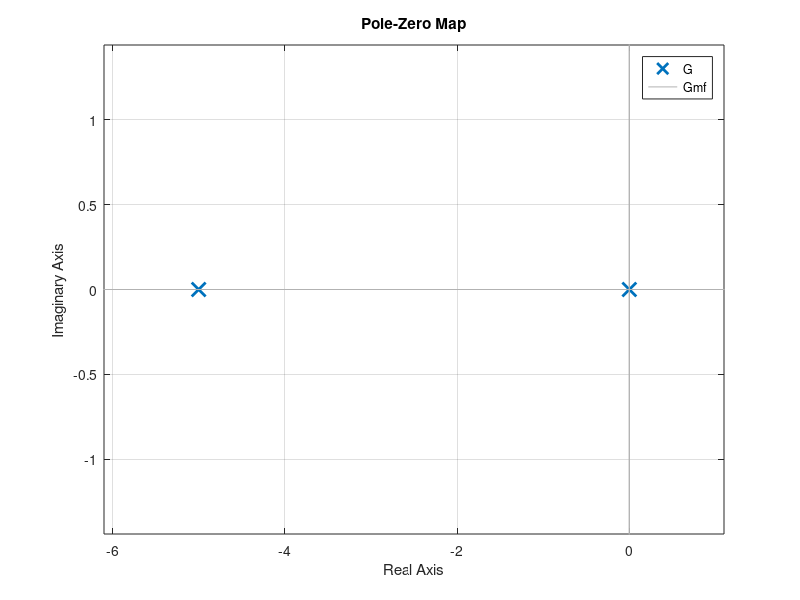

The MATLAB script that drew this image: (Note: this script raises an error after producing the figure.)
%% Aula 11
%% Ex 1
s = tf('s');
C = 1;                  % Controlador
G = 25/(s*(s+5));       % Planta
Gma = C*G;              % F.T. de malha aberta
Gmf = feedback(Gma,1);  % Fechar uma malha que tem no ramo direto Gma 
                        % e realimentacao unitaria (H=1)
% Tambem eh possivel passar a malha direta como uma multiplicacao
% Gmf = feedback(C*G,1);

p_G = pole(G);      % polos da planta, que nesse caso tambem sao os polos de Gma
p_Gmf = pole(Gmf);  % polos de malha fechada

%% -----------------------------------------
% Diagrama de polos e zeros
figure(1)
pzmap(G);
hold on
pzmap(Gmf);
grid on;
hold off
legend('G','Gmf');

% perfumaria {
ax1 = gca;
ax1.XLim = [-6 1];
ax1.YLim = [-5.5 5.5];
%}

% outra forma de alterar o tamanho do simbolo e a espessura da linha
% perfumaria 2.0 {   
a = findobj(ax1,'type','line'); % encontra todos os objetos do tipo linha em ax1
for i = 1:length(a) % estrutura de for para 'varrer'todos os objetos encontrados
    set(a(i),'markersize',12); % altera o tamanho do simbolo 'x'/'o' no pzmap
    set(a(i), 'linewidth',2);  % altera a espessura do simbolo 'x'/'o' no pzmap
end
clear a i % limpa as variaveis por preciosismo
%}

%% -----------------------------------------
% Resposta ao degrau unitario da F.T. de malha fechada
figure(2)
step(Gmf)
grid on

%% Ex 2

C2 = 0.7154;
Gma2 = C2*G;
Gmf2 = feedback(Gma2,1);
%% -----------------------------------------
% Diagrama de polos e zeros
figure(1)
pzmap(G);
hold on
pzmap(Gmf);
pzmap(Gmf2);
grid on;
hold off
% perfumaria {
ax1 = gca;
ax1.XLim = [-6 1];
ax1.YLim = [-5.5 5.5];
legend('G','Gmf','Gmf2')
%}

% perfumaria 2.0 {
a = findobj(ax1,'type','line'); % encontra todos os objetos do tipo linha em ax1
for i = 1:length(a) % estrutura de for para 'varrer'todos os objetos encontrados
    set(a(i),'markersize',12); % altera o tamanho do simbolo 'x'/'o' no pzmap
    set(a(i), 'linewidth',2);  % altera a espessura do simbolo 'x'/'o' no pzmap
end
clear a i % limpa as variaveis por preciosismo
%}

%% -----------------------------------------
% Resposta ao degrau unitario de Gmf e Gmf2
figure(2)
step(Gmf,Gmf2)  % resposta ao degrau com mais de um argumento
legend('Gmf','Gmf2')
grid on